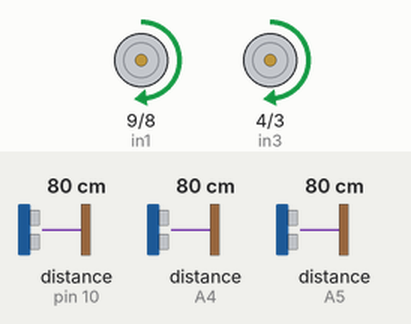
Simulated run of this sketch. Board: Arduino Uno, built with avr-gcc and run on an emulated ATmega328P. On the bench: motor-driver pin pairs drawn as motors (green arrow = first pin HIGH = forward, orange = second pin HIGH = backward, longer = more drive, scaled by the enable pin). Wiring (inferred from the names in the program): 3 × ultrasonic range finder: trigger pin 11, echo pin 10 / trigger A2, echo A5 / trigger A3, echo A4. Inputs (shaded band) come from the test bench; at power-on: distance to the obstacle (sensors on A4, pin 10, A5) 80 cm. The echo pulse lasts 58.3 µs per cm.

Above: at 1.2 s.
1.3 s: distance to the obstacle (sensor on A4) set to 30 cm
2.8 s: distance to the obstacle (sensor on A4) set to 23 cm
At 3.03 s:
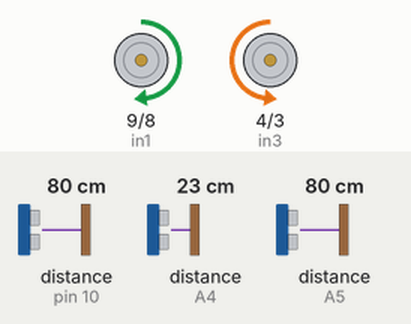
5.8 s: distance to the obstacle (sensor on pin 10) set to 15 cm
8.8 s: distance to the obstacle (sensor on pin 10) set to 12 cm
At 9.8 s:
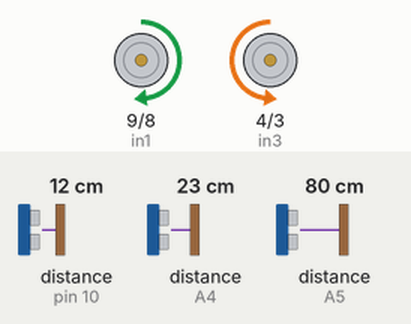
10.4 s: distance to the obstacle (sensor on A5) set to 2 cm
At 11.3 s:
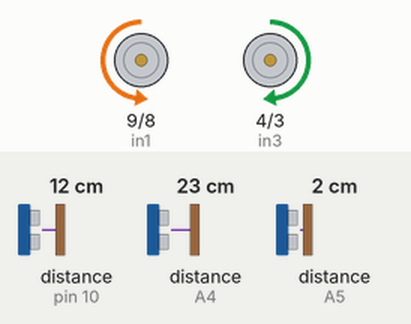
11.9 s: distance to the obstacle (sensor on A5) set to 35 cm
At 13.4 s:
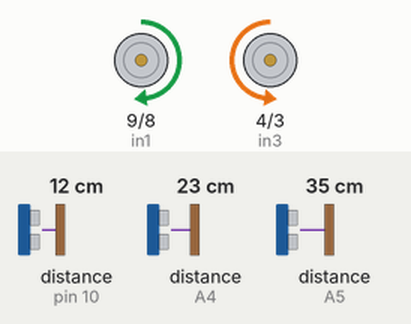
Timing chart, 0 to 14.9 s (numbered marks = the images above; inputs shaded):
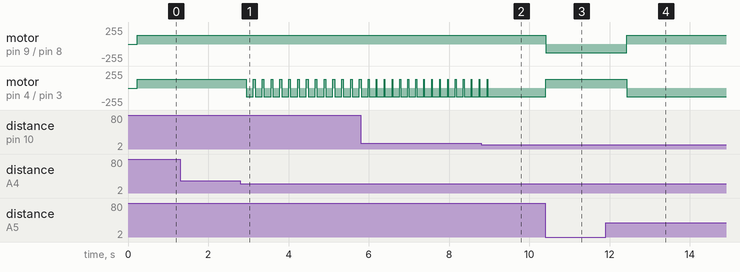

Measured:
- the behaviour switches between 27 and 26 cm on distance to the obstacle (sensor on A4) (found by bisection; images 0 and 1)
- the behaviour switches between 14 and 13 cm on distance to the obstacle (sensor on pin 10) (found by bisection; images 1 and 2)
- after the input at 1.3 s, every drawn part: stays the same
- after the input at 2.8 s, motor on pin 4 (in3) / pin 3 (in4): alternates forward 130/255 for 0.04 s and backward 130/255 for 0.18 s, starting after 0.15 s
- after the input at 8.8 s, motor on pin 4 (in3) / pin 3 (in4): goes on until 9.0 s, then stays backward 130/255
- after the input at 10.4 s, motor on pin 9 (in1) / pin 8 (in2): forward 130/255 → backward 130/255 at once; motor on pin 4 (in3) / pin 3 (in4): backward 130/255 → forward 130/255 at once
- after the input at 11.9 s, motor on pin 9 (in1) / pin 8 (in2): backward 130/255 → forward 130/255 after 0.52 s; motor on pin 4 (in3) / pin 3 (in4): forward 130/255 → backward 130/255 after 0.52 s

The sketch:

maze_robot.ino
```cpp
const int trigPin1 = 11;

const int echoPin1 = 10;

const int trigPin2 = A3; //13;

const int echoPin2 = A4;

const int trigPin3 = A2;

const int echoPin3 = A5;

const int in1 = 9;

const int in2 = 8;

const int in3 = 4;

const int in4 = 3;

const int enA = 5;

const int enB = 6;

#define PWM 130

#define DIS 25
void setup()

{

 pinMode(trigPin1, OUTPUT);

 pinMode(echoPin1, INPUT);


 pinMode(trigPin2, OUTPUT);

 pinMode(echoPin2, INPUT);

 pinMode(trigPin3, OUTPUT);

 pinMode(echoPin3, INPUT);


 pinMode (in1, OUTPUT);

 pinMode (in2, OUTPUT);

 pinMode (in3, OUTPUT);

 pinMode (in4, OUTPUT);

 pinMode (enA, OUTPUT);

 pinMode (enB, OUTPUT);

}

void loop()

{

 if ( FrontSensor() < DIS && RightSensor () <DIS && LeftSensor

()<DIS) // obstacle infront of all 3 sides

 {
  _stop();
  turn_right();
  delay(1000);

//then reverse

 }

 else if (FrontSensor() <DIS && RightSensor () <DIS && LeftSensor

()>DIS) // obstacle on right and front sides

 {

 turn_left ();

// turn left side

 }

 else if (FrontSensor() <DIS && RightSensor () >DIS && LeftSensor

()<DIS) // obstacle on left and front sides
    {

 turn_right ();

// turn right side


 }

 else if (FrontSensor() <DIS && RightSensor () >DIS && LeftSensor

()>DIS) // obstacle on front sides

 {

 turn_right ();

// then turn right

 }

 else if (FrontSensor() >DIS && RightSensor () >DIS && LeftSensor

()<DIS) // obstacle on left sides

 {

 turn_right ();

// then turn right and then forward

 delay(180);

 forward();

 }

 else if (FrontSensor() >DIS && RightSensor () <DIS && LeftSensor

()>DIS) // obstacle on right sides

 {

 turn_left ();

// then turn left and then right

 delay(180);

 forward();

 }

 else

 {
 delay(180);
 forward();

 }

}

void forward ()

{

 digitalWrite(in1, HIGH);

 digitalWrite(in2, LOW);

 digitalWrite(in3, HIGH);

 digitalWrite(in4, LOW);

 analogWrite(enA, PWM);

 analogWrite(enB, PWM);

}

void turn_left ()

{

 digitalWrite(in1, HIGH);

 digitalWrite(in2, LOW);

 digitalWrite(in3, LOW);

 digitalWrite(in4, HIGH);

 analogWrite(enA, PWM);

 analogWrite(enB, PWM);

}

void turn_right ()

{

 digitalWrite(in1, LOW);
  digitalWrite(in2, HIGH);

 digitalWrite(in3, HIGH);

 digitalWrite(in4, LOW);

 analogWrite(enA, PWM);

 analogWrite(enB, PWM);

}

void reverse ()

{

 digitalWrite(in1, LOW);

 digitalWrite(in2, HIGH);

 digitalWrite(in3, LOW);

 digitalWrite(in4, HIGH);

 analogWrite(enA, PWM);

 analogWrite(enB, PWM);

}

void _stop()

{

 digitalWrite(in1, LOW);

 digitalWrite(in2, LOW);

 digitalWrite(in3, LOW);

 digitalWrite(in4, LOW);

 analogWrite(enA, LOW);

 analogWrite(enB, LOW);

}

long FrontSensor ()

{

long dur;

 digitalWrite(trigPin1, 0);

 delayMicroseconds(3); // delays are required for a succesful sensor operation.

 digitalWrite(trigPin1, 1);

 delayMicroseconds(10); //this delay is required as well!

 digitalWrite(trigPin1, 0);

 dur = pulseIn(echoPin1, 1);

 return (dur/30);// convert the distance to centimeters.

}

long RightSensor ()

{

long dur;

 digitalWrite(trigPin2, LOW);

delayMicroseconds(3); // delays are required for a succesful sensor operation.

 digitalWrite(trigPin2, HIGH);

 delayMicroseconds(10); //this delay is required as well!

 digitalWrite(trigPin2, LOW);

 dur = pulseIn(echoPin2, HIGH);

 return (dur/62);// convert the distance to centimeters.

}

long LeftSensor ()
{

long dur;

 digitalWrite(trigPin3, LOW);

 delayMicroseconds(3); // delays are required for a succesful sensor operation.

 digitalWrite(trigPin3, HIGH);

 delayMicroseconds(10); //this delay is required as well!

 digitalWrite(trigPin3, LOW);

 dur = pulseIn(echoPin3, HIGH);

 return (dur/50);// convert the distance to centimeters.

}
```
